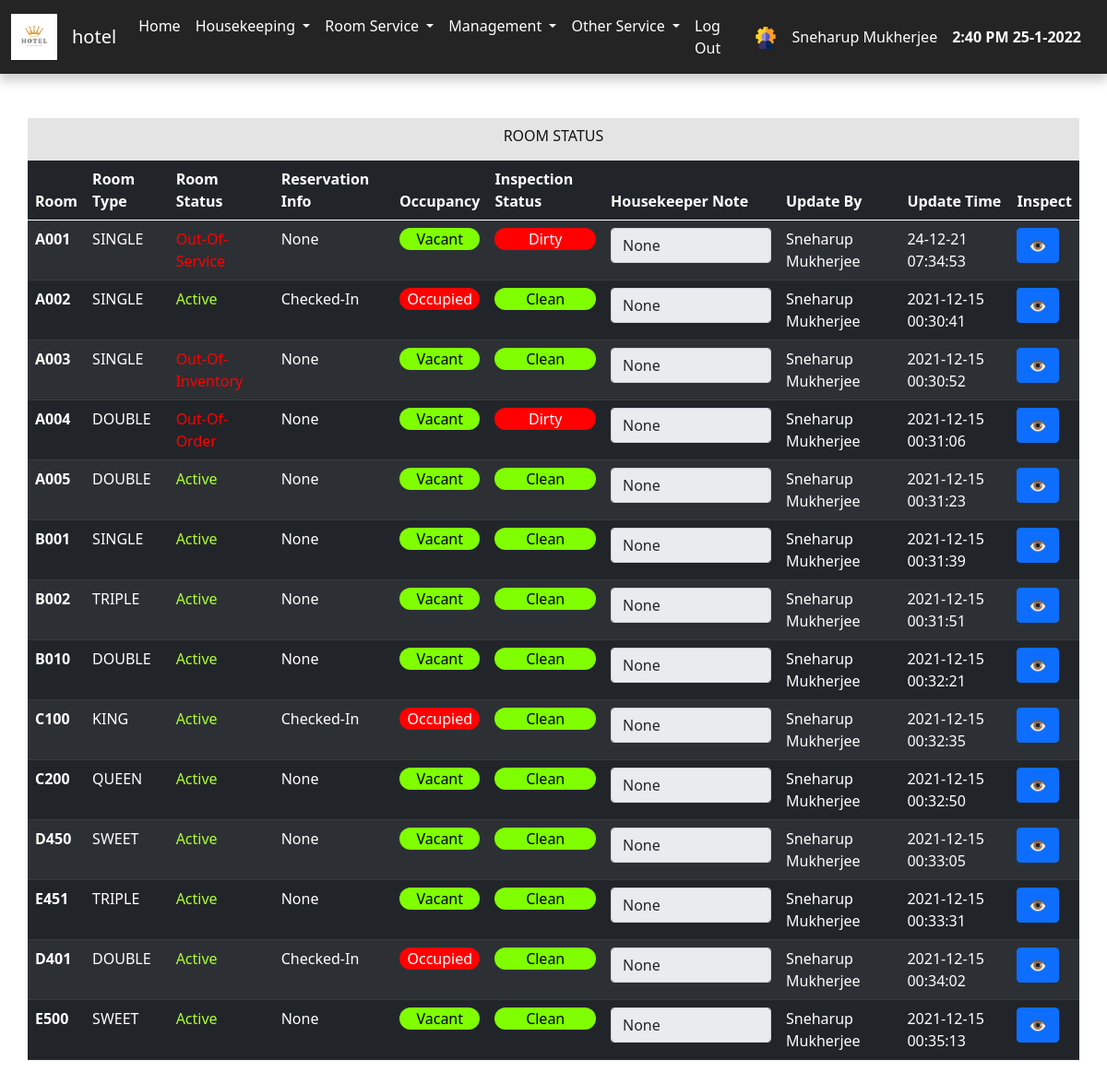
Screenshot of /admin/room_status.php (signed in) with the database file from the repository.
### tables this page shows
CREATE TABLE `room_status` (
  `room_status_id` int(11) NOT NULL,
  `room_id` int(11) NOT NULL,
  `room_type_id` int(11) NOT NULL,
  `housekeeper_id` int(11) DEFAULT NULL,
  `room_status` varchar(20) NOT NULL DEFAULT 'Active',
  `room_admin_note` varchar(255) DEFAULT 'None',
  `room_housekeper_note` varchar(255) DEFAULT 'None',
  `inspection_status` varchar(10) NOT NULL DEFAULT 'Clean',
  `occupancy` varchar(20) NOT NULL DEFAULT 'Vacant',
  `reservation_info` varchar(20) NOT NULL DEFAULT 'None',
  `update_by` varchar(50) NOT NULL,
  `update_date` varchar(20) NOT NULL
);

CREATE TABLE `room` (
  `id` int(11) NOT NULL,
  `floor_id` int(11) NOT NULL,
  `room_name` varchar(30) NOT NULL,
  `room_type_id` int(11) NOT NULL
);

CREATE TABLE `room_type` (
  `id` int(11) NOT NULL,
  `room_type` varchar(20) NOT NULL
);

### admin/include/room_status.php (the view, shortened to what this page needs)
<div class="room_main_div">
    <div class="table_heading">
        <h5>ROOM STATUS</h5>
    </div>
    <table class="table table-dark table-striped">
        <thead>
            <tr>
                <th scope="col">Room</th>
                <th scope="col">Room Type</th>
                <th scope="col">Room Status</th>
                <th scope="col">Reservation Info</th>
                <th scope="col">Occupancy</th>
                <th scope="col">Inspection Status</th>
                <th scope="col">Housekeeper Note</th>
                <th scope="col">Update By</th>
                <th scope="col">Update Time</th>
                <th scope="col">Inspect</th>
            </tr>
        </thead>
        <tbody>
            <?php
            $query = "SELECT * FROM room_status INNER JOIN room ON room_status.room_id = room.id INNER JOIN room_type ON room_status.room_type_id = room_type.id";
            $result = mysqli_query($connect, $query);
            while ($row = mysqli_fetch_assoc($result)) {
            ?>
                <tr>
                    <th scope="row"><?php echo $row['room_name']; ?></th>
                    <td><?php echo $row['room_type']; ?></td>
                    <td class="<?php echo $row['room_status']; ?>"><?php echo $row['room_status']; ?></td>
                    <td><?php echo $row['reservation_info']; ?></td>
                    <td>
                        <p class="<?php echo $row['occupancy']; ?>"><?php echo $row['occupancy']; ?></p>
                    </td>
                    <td>
                        <p class="<?php echo $row['inspection_status']; ?>"><?php echo $row['inspection_status']; ?></p>
                    </td>
                    <td><input value="<?php echo $row['room_housekeper_note']; ?>" class="form-control" type="text" name="" id="" readonly></td>
                    <td><?php echo $row['update_by']; ?></td>
                    <td><?php echo $row['update_date']; ?></td>
                    <td>
                        <form action="./room_status.php" method="POST">
                            <button class="btn btn-primary" type="submit">&#x1F441;</button>
                        </form>
                    </td>
                </tr><?php } ?>
        </tbody>
    </table>
</div>

### admin/static/style.css (style rules this page uses)
body { margin: 0px; padding: 0px; box-sizing: border-box; background-color: #ffffff !important; color: rgb(0, 0, 0) !important; font-family: 'Roboto',sans-serif; }
h5 { font-size: 1rem !important; }
.room_main_div { width: 95%; margin: 3rem auto; overflow: auto; }
.Clean , .Vacant { padding: .3 rem; border-radius: 12px; background-color: chartreuse; text-align: center; color: black; }
.Dirty , .Occupied { padding: .3 rem; border-radius: 12px; background-color: red ; text-align: center; }
.Active { color: greenyellow; }
.Out-Of-Service,.Out-Of-Order , .Out-Of-Inventory { color: red; }
.table_heading { width: 100%; background-color: #e4e4e4; color: rgb(19, 19, 19); text-align: center; padding: .6rem; }

### rows the page displays
room_status: room.room_name "A001", room_type.room_type "SINGLE", room_status "Out-Of-Service", reservation_info "None", occupancy "Vacant", inspection_status "Dirty", room_housekeper_note "None", update_by "Sneharup Mukherjee", update_date "24-12-21 07:34:53"
room_status: room.room_name "A002", room_type.room_type "SINGLE", room_status "Active", reservation_info "Checked-In", occupancy "Occupied", inspection_status "Clean", room_housekeper_note "None", update_by "Sneharup Mukherjee", update_date "2021-12-15 00:30:41"
room_status: room.room_name "A003", room_type.room_type "SINGLE", room_status "Out-Of-Inventory", reservation_info "None", occupancy "Vacant", inspection_status "Clean", room_housekeper_note "None", update_by "Sneharup Mukherjee", update_date "2021-12-15 00:30:52"
room_status: room.room_name "A004", room_type.room_type "DOUBLE", room_status "Out-Of-Order", reservation_info "None", occupancy "Vacant", inspection_status "Dirty", room_housekeper_note "None", update_by "Sneharup Mukherjee", update_date "2021-12-15 00:31:06"
room_status: room.room_name "A005", room_type.room_type "DOUBLE", room_status "Active", reservation_info "None", occupancy "Vacant", inspection_status "Clean", room_housekeper_note "None", update_by "Sneharup Mukherjee", update_date "2021-12-15 00:31:23"
room_status: room.room_name "B001", room_type.room_type "SINGLE", room_status "Active", reservation_info "None", occupancy "Vacant", inspection_status "Clean", room_housekeper_note "None", update_by "Sneharup Mukherjee", update_date "2021-12-15 00:31:39"
room_status: room.room_name "B002", room_type.room_type "TRIPLE", room_status "Active", reservation_info "None", occupancy "Vacant", inspection_status "Clean", room_housekeper_note "None", update_by "Sneharup Mukherjee", update_date "2021-12-15 00:31:51"
room_status: room.room_name "B010", room_type.room_type "DOUBLE", room_status "Active", reservation_info "None", occupancy "Vacant", inspection_status "Clean", room_housekeper_note "None", update_by "Sneharup Mukherjee", update_date "2021-12-15 00:32:21"
room_status: room.room_name "C100", room_type.room_type "KING", room_status "Active", reservation_info "Checked-In", occupancy "Occupied", inspection_status "Clean", room_housekeper_note "None", update_by "Sneharup Mukherjee", update_date "2021-12-15 00:32:35"
room_status: room.room_name "C200", room_type.room_type "QUEEN", room_status "Active", reservation_info "None", occupancy "Vacant", inspection_status "Clean", room_housekeper_note "None", update_by "Sneharup Mukherjee", update_date "2021-12-15 00:32:50"
room_status: room.room_name "D450", room_type.room_type "SWEET", room_status "Active", reservation_info "None", occupancy "Vacant", inspection_status "Clean", room_housekeper_note "None", update_by "Sneharup Mukherjee", update_date "2021-12-15 00:33:05"
room_status: room.room_name "E451", room_type.room_type "TRIPLE", room_status "Active", reservation_info "None", occupancy "Vacant", inspection_status "Clean", room_housekeper_note "None", update_by "Sneharup Mukherjee", update_date "2021-12-15 00:33:31"
room_status: room.room_name "D401", room_type.room_type "DOUBLE", room_status "Active", reservation_info "Checked-In", occupancy "Occupied", inspection_status "Clean", room_housekeper_note "None", update_by "Sneharup Mukherjee", update_date "2021-12-15 00:34:02"
room_status: room.room_name "E500", room_type.room_type "SWEET", room_status "Active", reservation_info "None", occupancy "Vacant", inspection_status "Clean", room_housekeper_note "None", update_by "Sneharup Mukherjee", update_date "2021-12-15 00:35:13"

### other values shown
$_SESSION['username'] "Sneharup Mukherjee"
